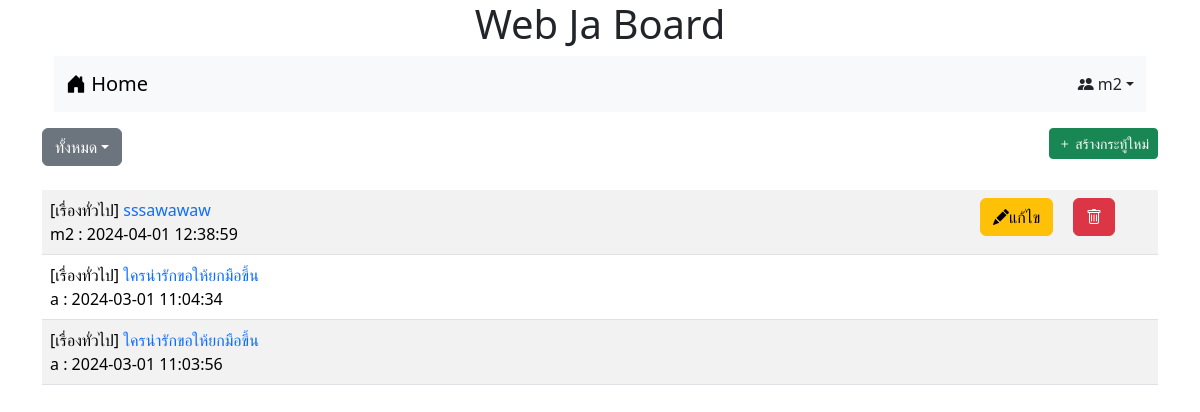
The app's page /index.php?cat=1 (signed in) with its own data.
### tables this page shows
CREATE TABLE `post` (
  `id` int(11) NOT NULL,
  `title` varchar(128) NOT NULL,
  `content` varchar(2048) NOT NULL,
  `post_date` datetime NOT NULL,
  `cat_id` int(11) NOT NULL,
  `user_id` int(11) NOT NULL
);

CREATE TABLE `category` (
  `id` int(11) NOT NULL,
  `name` varchar(32) NOT NULL
);

CREATE TABLE `user` (
  `id` int(11) NOT NULL,
  `login` varchar(32) NOT NULL,
  `password` varchar(64) NOT NULL,
  `name` varchar(64) NOT NULL,
  `gender` char(1) NOT NULL,
  `email` varchar(32) NOT NULL,
  `role` char(1) NOT NULL
);

### index.php (the view, shortened to what this page needs)
<!DOCTYPE html>
<html lang="en">
<head>
    <link href="https://cdn.jsdelivr.net/npm/bootstrap@5.3.2/dist/css/bootstrap.min.css" rel="stylesheet">
    <link rel="stylesheet" href="https://cdn.jsdelivr.net/npm/bootstrap-icons@1.11.3/font/bootstrap-icons.min.css">
</head>
<body>
<div class="container - lg">
    <h1 style="text-align: center;">Web Ja Board</h1>
    <form action="post.php" method="get">
        <div class="container-fluid">
            <nav class="navbar bg-body-tertiary">
                <div class="container-fluid">
                    <a class="navbar-brand" href="index.php"><i class="bi bi-house-door-fill"></i> Home</a>
                    <form class="d-flex"><?php if(!isset($_SESSION['id'])) { ?>
                        <a href="login.php" class="navbar-brand"><i class="bi bi-box-arrow-in-left"></i> เข้าสู่ระบบ</a>
                            <?php }else{ if ($_SESSION["role"] == 'm'&& isset($_SESSION['id'])) { ?>
                                <nav class="nav-item dropdown">
                                <a class="nav-link dropdown-toggle" href="#" role="button" data-bs-toggle="dropdown" aria-expanded="false"><?php echo "<i class='bi bi-people-fill'></i> $_SESSION[username]" ?></a>
                            </nav>
                            <?php  }if($_SESSION["role"] == 'a'&& isset($_SESSION['id'])) { ?>
                                <?php }}?>
                    </form>
                </div>
            </nav>
        </div>
    <div class="mt-3 d-flex justify-content-between">
    <div class="dropdown-center">
        <button class="btn btn-secondary dropdown-toggle" type="button" data-bs-toggle="dropdown" aria-expanded="false">ทั้งหมด</button>
                    <?php
                            $sql="SELECT * FROM category";
                            ?>
                    </div>
        <?php if(isset($_SESSION['id'])) {?>
        <div >  <a href="newpost.php" class="btn btn-success btn-sm "><i class="bi bi-plus"></i> สร้างกระทู้ใหม่</a> </div>
        <?php }?>
    </div>
    <table class="table table-striped mt-4">
    <?php
         $conn=new PDO("mysql:host=localhost;dbname=webboard;charset=utf8","root","");
         if(isset($_GET["cat"])){
         $sql="SELECT t3.name,t1.title,t1.id,t2.login,t1.post_date,t1.user_id FROM post as t1
         INNER JOIN user as t2 ON (t1.user_id=t2.id)
         INNER JOIN category as t3 ON (t1.cat_id=t3.id)WHERE t3.id=$_GET[cat] ORDER BY t1.post_date DESC";
         }
         else{
            $sql="SELECT t3.name,t1.title,t1.id,t2.login,t1.post_date,t1.user_id FROM post as t1
         INNER JOIN user as t2 ON (t1.user_id=t2.id)
         INNER JOIN category as t3 ON (t1.cat_id=t3.id)  ORDER BY t1.post_date DESC";
         }
         $result=$conn->query($sql);
        while($row = $result->fetch()){
            if(isset($_SESSION['id'])&& $_SESSION['role'] == 'm'){
                if($_SESSION['user_id']!= $row[5]){
                echo"<tr><td class=col-10>[$row[0]] <a href=post.php?id=$row[2] style=text-decoration:none>$row[1]</a><BR>$row[3] : $row[4]</td><td class=col-1></td><td class=col-1></td></tr>";
                }
                else{
                echo "<tr><td class=col-10>[$row[0]] <a href=post.php?id=$row[2] style=text-decoration:none>$row[1]</a><BR>$row[3] : $row[4]</td><td class=col-1><a href='editpost.php?edit=$row[2]&user=$row[5]' name='edit'  class='btn btn-warning bi bi-pencil-fill'>แก้ไข</a></td>";
                echo "<td class=col-1><a href='delete.php?del=$row[2]&user=$row[5]' name='del' onclick='return myConfirm()' class='btn btn-danger bi bi-trash'></a></td></tr>"; }
        }
            else echo"<tr><td>[$row[0]] <a href=post.php?id=$row[2] style=text-decoration:none>$row[1]</a><BR>$row[3] : $row[4]</td></tr>";
        }
        ?>
    </table>
</div>
</body>
</html>

### records on screen
post: category.name "เรื่องทั่วไป", title "sssawawaw", user.login "m2", post_date "2024-04-01 12:38:59"
post: category.name "เรื่องทั่วไป", title "ใครน่ารักขอให้ยกมือขึ้น", user.login "a", post_date "2024-03-01 11:04:34"
post: category.name "เรื่องทั่วไป", title "ใครน่ารักขอให้ยกมือขึ้น", user.login "a", post_date "2024-03-01 11:03:56"

### other values on screen
$_SESSION[username] "m2"
